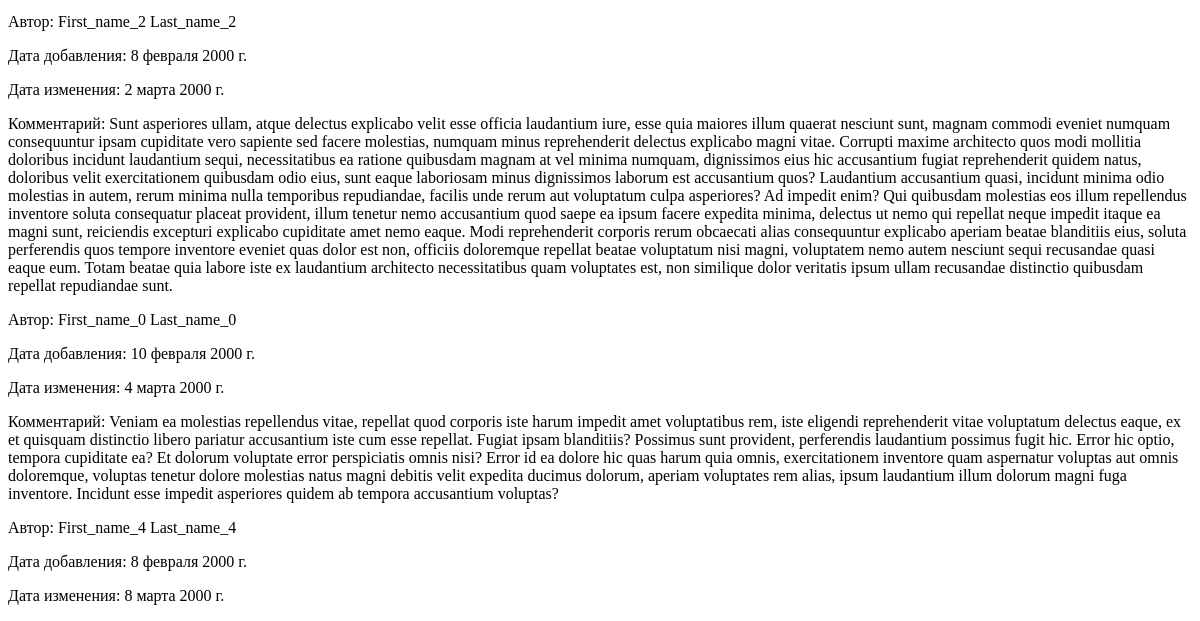
Before: /posts/post/2/ (lower part) with the older database file.
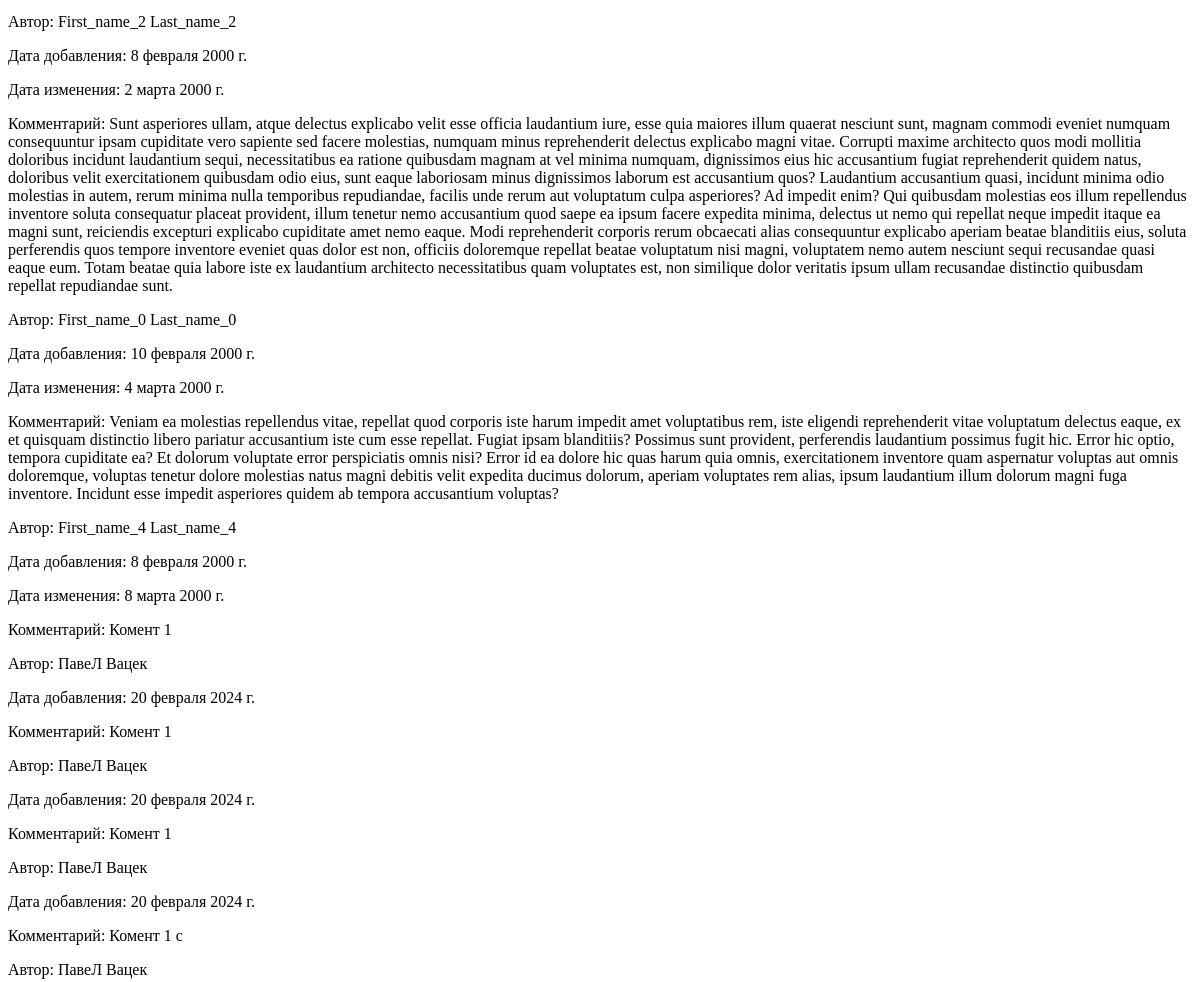
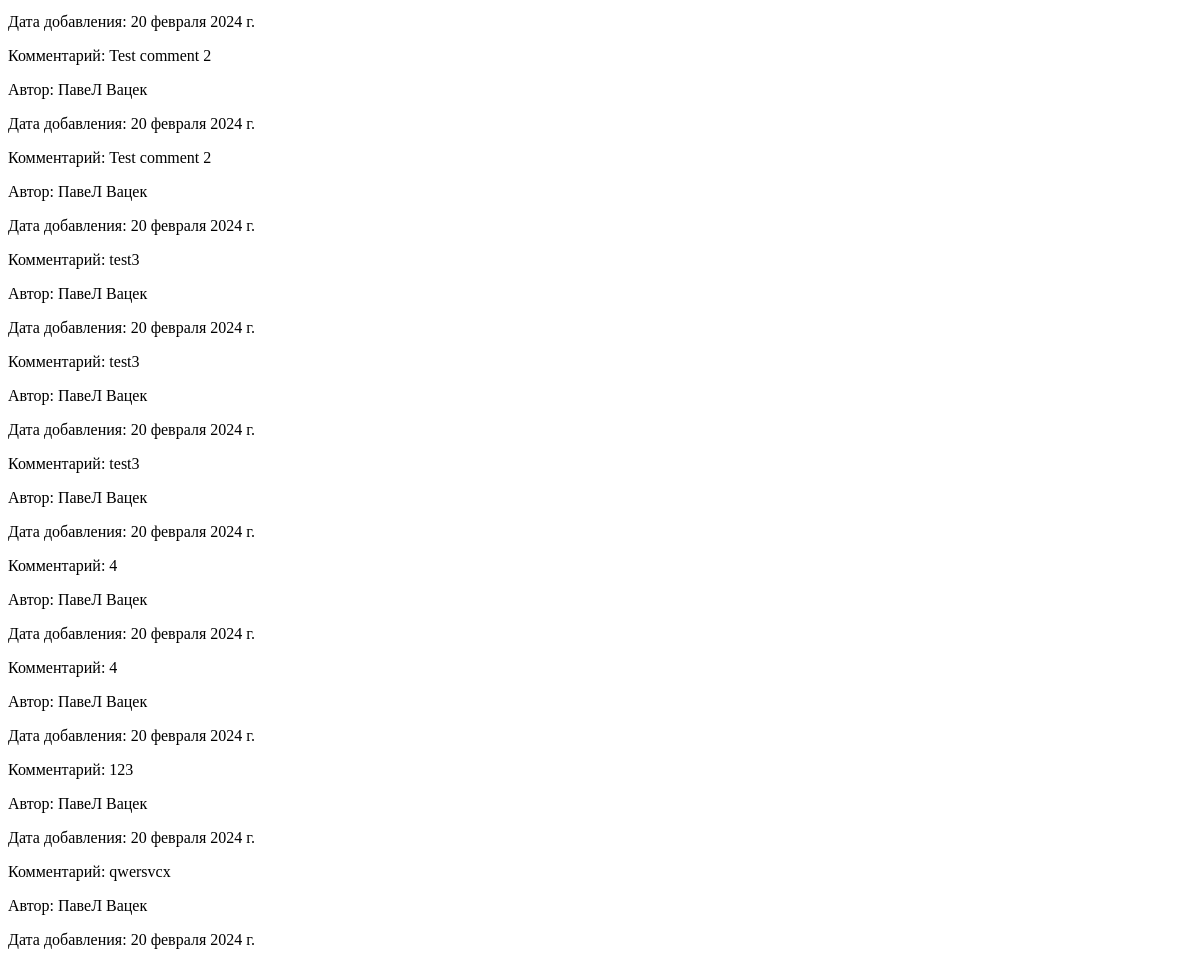
After: the same page with the newer database file (2 pictures, top to bottom).
### blog/models.py (models this page shows, shortened)
class Comment(models.Model):
    author = models.ForeignKey(Author, on_delete=models.CASCADE)
    post = models.ForeignKey(Post, on_delete=models.CASCADE)
    content = models.TextField()
    create_date = models.DateField(auto_now_add=True)
    edit_date = models.DateField(auto_now=True)

class Author(models.Model):
    first_name = models.CharField(max_length=100)
    last_name = models.CharField(max_length=100)
    email = models.EmailField()
    bio = models.TextField()
    birth_date = models.DateField()
    full_name = models.CharField(max_length=200)
    def __str__(self):
        return str(self.full_name)

### blog/views.py (the view)
# urls.py: path('posts/post/<int:post_id>/', views.author_post, name='author_post'),
def author_post(request, post_id):
    post = Post.objects.get(pk=post_id)
    post.views_count += 1
    post.save()
    comments = Comment.objects.filter(post=post)
    if request.method == 'POST':
        form = CommentForm(request.POST)
        if form.is_valid():
            data = form.cleaned_data
            Comment.objects.create(author = data['author'],
                                    post = post,
                                    content = data['content'])
            return redirect('author_post', post_id)
    else:
        form = CommentForm()
    return render(request, 'blog/post.html', {'post':post, 'comments': comments, 'form': form})

### blog/templates/blog/post.html (shortened to what this page needs)
<!DOCTYPE html>
<html lang="en">
<head>
</head>
<body>
<div>
    {% for comment in comments %}
    <p>Комментарий: {{ comment.content }}</p>
    <p>Автор: {{ comment.author.first_name }} {{ comment.author.last_name }}</p>
    <p>Дата добавления: {{ comment.create_date }}</p>
    {% if comment.create_date < comment.edit_date %}
    <p>Дата изменения: {{ comment.edit_date }}</p>
    {% endif %}
    {% endfor %}
</div>
</body>
</html>

Changed rows visible on the page:
added Comment: content "Комент 1", author.first_name "ПавеЛ", author.last_name "Вацек", create_date "20 февраля 2024 г."
added Comment: content "Комент 1", author.first_name "ПавеЛ", author.last_name "Вацек", create_date "20 февраля 2024 г."
added Comment: content "Комент 1", author.first_name "ПавеЛ", author.last_name "Вацек", create_date "20 февраля 2024 г."
added Comment: content "Комент 1 c", author.first_name "ПавеЛ", author.last_name "Вацек", create_date "20 февраля 2024 г."
added Comment: content "Test comment 2", author.first_name "ПавеЛ", author.last_name "Вацек", create_date "20 февраля 2024 г."
added Comment: content "Test comment 2", author.first_name "ПавеЛ", author.last_name "Вацек", create_date "20 февраля 2024 г."
added Comment: content "test3", author.first_name "ПавеЛ", author.last_name "Вацек", create_date "20 февраля 2024 г."
added Comment: content "test3", author.first_name "ПавеЛ", author.last_name "Вацек", create_date "20 февраля 2024 г."
added Comment: content "test3", author.first_name "ПавеЛ", author.last_name "Вацек", create_date "20 февраля 2024 г."
added Comment: content "4", author.first_name "ПавеЛ", author.last_name "Вацек", create_date "20 февраля 2024 г."
added Comment: content "4", author.first_name "ПавеЛ", author.last_name "Вацек", create_date "20 февраля 2024 г."
added Comment: content "123", author.first_name "ПавеЛ", author.last_name "Вацек", create_date "20 февраля 2024 г."
added Comment: content "qwersvcx", author.first_name "ПавеЛ", author.last_name "Вацек", create_date "20 февраля 2024 г."
